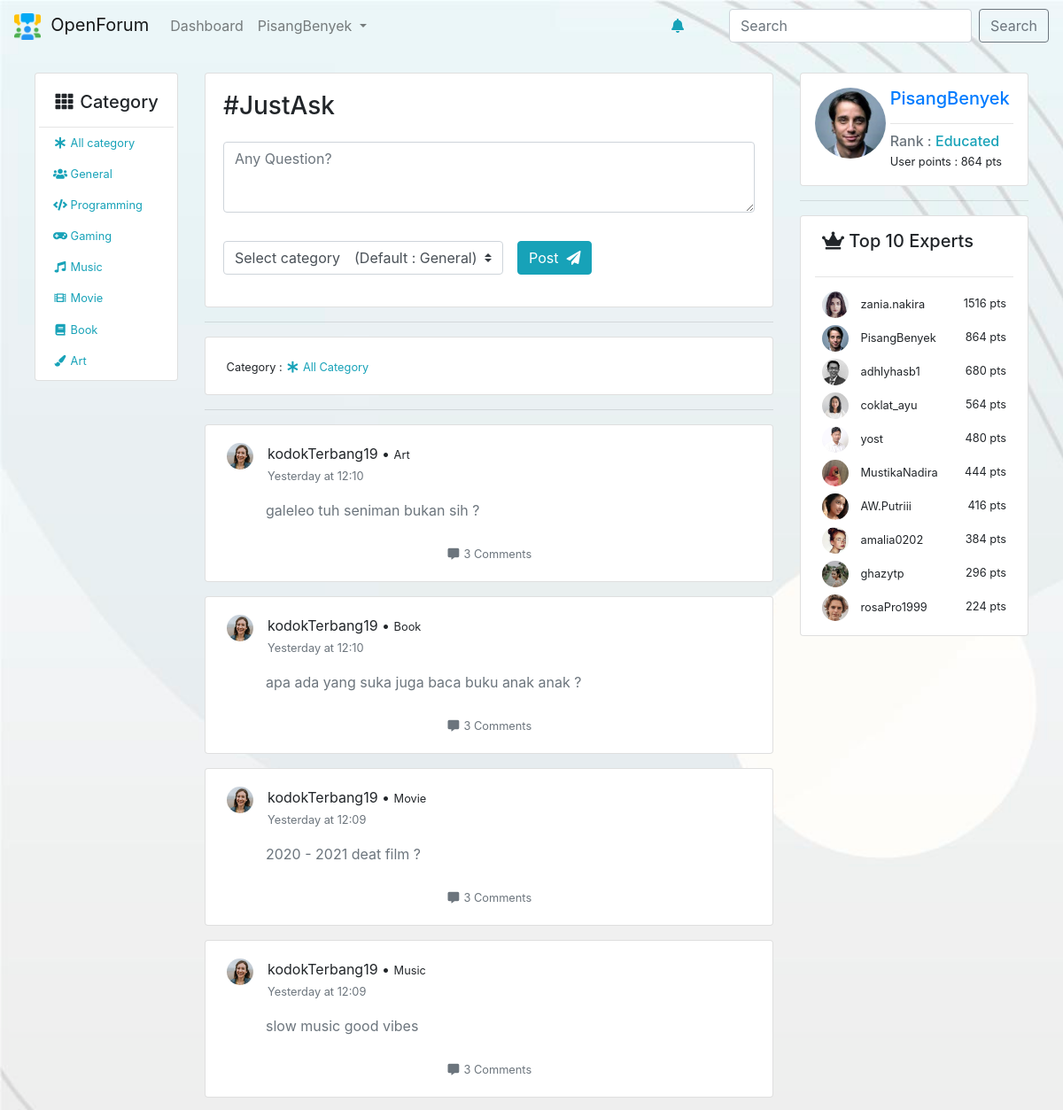
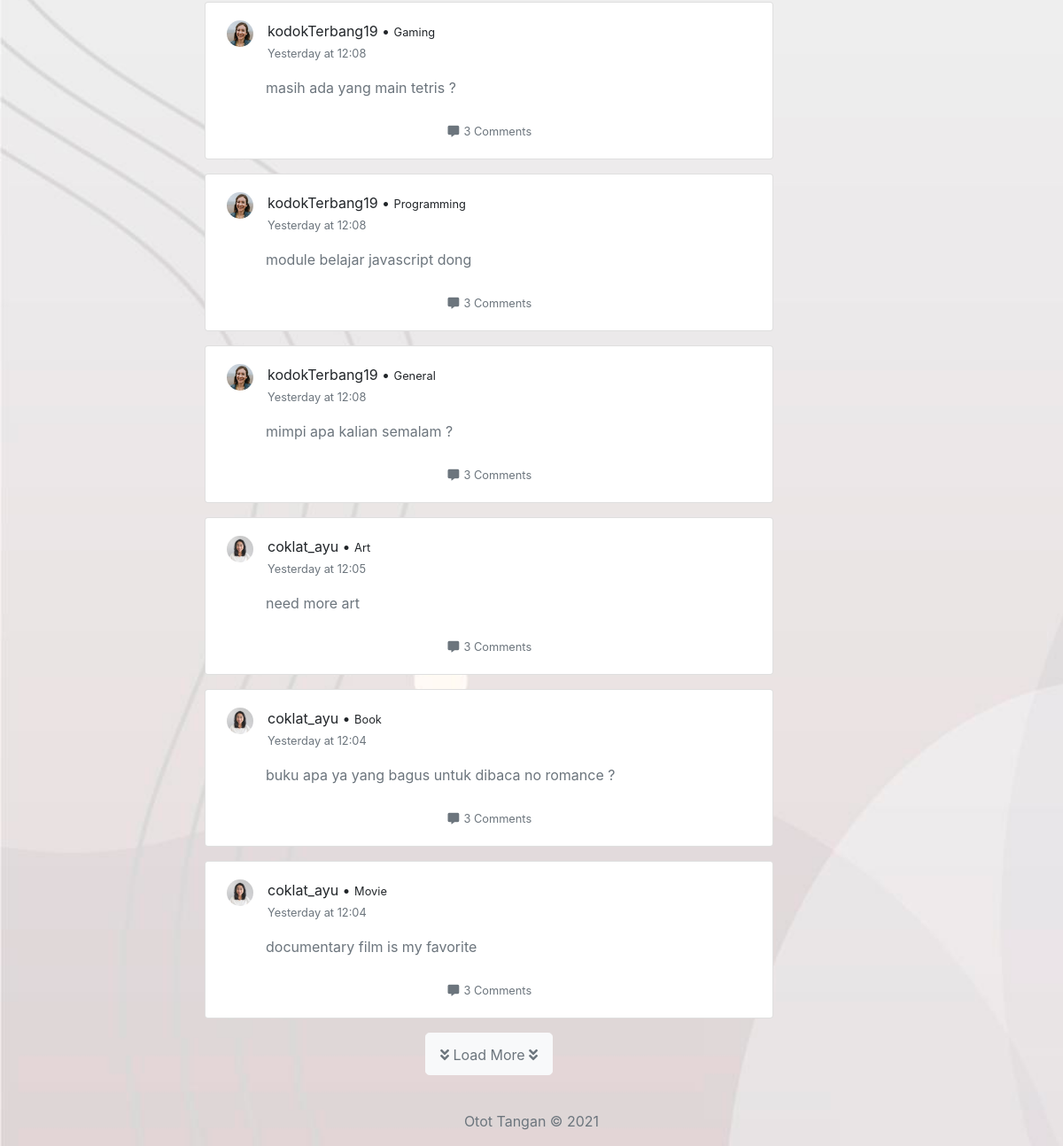
The app's page /dashboard (signed in) with its own data (2 pictures, top to bottom).
### tables this page shows
CREATE TABLE `posts` (
  `id` int(11) NOT NULL,
  `owner` int(11) NOT NULL,
  `content` mediumtext NOT NULL,
  `category` varchar(25) NOT NULL DEFAULT 'General',
  `time_posted` datetime NOT NULL DEFAULT current_timestamp()
);

CREATE TABLE `users` (
  `id` int(11) NOT NULL,
  `fullname` varchar(100) NOT NULL,
  `username` varchar(100) NOT NULL,
  `email` varchar(100) NOT NULL,
  `password` varchar(255) NOT NULL,
  `photo` varchar(100) NOT NULL DEFAULT 'user.png',
  `register_date` date NOT NULL DEFAULT current_timestamp(),
  `rank` enum('Newbie','Helper','Ambitious','Educated','Expert','Professional','Genius') NOT NULL DEFAULT 'Newbie',
  `points` int(11) NOT NULL DEFAULT 0
);

### app/core/Controller.php (called while the page is built, shortened)
<?php
class Controller{
	public function view($view, $data = [])
	{
		require_once '../app/views/' . $view . '.php' ;
	}
	public function model($model)
	{
		return new $model;
	}
}

### app/controllers/Dashboard.php (called while the page is built, shortened)
<?php
class Dashboard extends Controller {
	public function index($category = 'All',$rows = 10)
	{
		$data['rows']=$rows;
		$data['user'] = $this->model('User_model')->getUserData($_SESSION['UserLoggedIn']);
		$data['top10'] = $this->model('User_model')->getTop();
		$data['count'] = count($data['top10']);
		if ($category == 'All') {
			$data['categoryshow']="All Category";
		}else{
			$data['categoryshow']=$category;
		}
		if ($category == 'All') {
			$data['category']="All";
		}else{
			$data['category']=$category;
		}
		$categoryLogo = $this->model('Post_model')->getCategoryLogo($category);
		$data['logo'] = $categoryLogo;
		if ($category == 'All') {
			$data['post'] = $this->model('Post_model')->getAllPost($data['rows']);
			$postCount = $this->model('Post_model')->countAllPost($data['rows']);
			for ($i=0; $i < $postCount ; $i++) {
				$userData = $this->model('User_model')->getUserById($data['post'][$i]['owner']);
				$timeConvert = $this->model('Post_model')->convertTime($data['post'][$i]['time_posted']);
				$data['post'][$i]['date'] = $timeConvert['date'];
				$data['post'][$i]['hour'] = $timeConvert['hour'];
				$data['post'][$i]['ppowner'] = $userData[0]['photo'];
				$data['post'][$i]['ownername'] = $userData[0]['username'];
			}
		}
		$data['title'] = "Dashboard";
		$this->view('dashboard/index',$data);
		$this->view('template/right-panel',$data);
	}
}

### app/core/App.php (called while the page is built, shortened)
<?php
class App{
	protected $method = 'index';
	protected $params = [];
	public function __construct()
	{
		$this->controller = new $this->controller;
		call_user_func_array([$this->controller, $this->method], $this->params);
	}
}

### public/index.php (called while the page is built, shortened)
<?php
$app = new App;

### app/core/Database.php (called while the page is built, shortened)
<?php
class Database {
    private $host = DB_HOST;
    private $user = DB_USER;
    private $pass = DB_PASS;
    private $db_name = DB_NAME;
    private $dbh;
    private $stmt;
    public function __construct()
    {
        $dsn = 'mysql:host=' . $this->host . ';dbname=' . $this->db_name;
        $option = [
            PDO::ATTR_PERSISTENT => true,
            PDO::ATTR_ERRMODE => PDO::ERRMODE_EXCEPTION
        ];
        try {
            $this->dbh = new PDO($dsn, $this->user, $this->pass, $option);
        } catch(PDOException $e) {
            die($e->getMessage());
        }
    }
    public function query($query)
    {
        $this->stmt = $this->dbh->prepare($query);
    }
    public function bind($param, $value, $type = null)
    {
        if( is_null($type) ) {
            switch( true ) {
                default :
                    $type = PDO::PARAM_STR;
            }
        }
        $this->stmt->bindValue($param, $value, $type);
    }
    public function execute()
    {
        $this->stmt->execute();
    }
    public function resultSet()
    {
        $this->execute();
        return $this->stmt->fetchAll(PDO::FETCH_ASSOC);
    }
}

### app/models/Post_model.php (called while the page is built, shortened)
<?php
class Post_model
{
	public function __construct()
	{
        $this->db = new Database;
	}
	public function getCategoryLogo($data)
	{
		switch ($data) {
			case 'All':
				return 'fas fa-asterisk';
				break;
		}
	}
	public function getAllPost($rows)
	{
		$this->db->query('SELECT * FROM posts ORDER BY id DESC LIMIT '.$rows);
		$this->db->execute();
		$result = $this->db->resultSet();
		return $result;
	}
	public function countAllPost($rows)
	{
		$this->db->query('SELECT * FROM posts LIMIT '.$rows);
		$this->db->execute();
		$total  = $this->db->rowCount();
		return $total;
	}
	public function convertTime($datetime)
	{
			$chattime = $datetime;
            $stringtime = strtotime($chattime);
            $hour = date('H:i', $stringtime);
            $today = new DateTime();
            $today->setTime( 0, 0, 0 );
            $match_date = DateTime::createFromFormat( "Y-m-d H:i:s", $chattime );
            $match_date->setTime( 0, 0, 0 );
            $diff = $today->diff( $match_date );
            $diffDays = (integer)$diff->format( "%R%a" );
            switch( $diffDays ) {
                case -1:
                    $theDate =  "Yesterday";
                    break;
            }
            $time['date']=$theDate;
            $time['hour']=$hour;
            return $time;
	}
}

### app/models/User_model.php (called while the page is built, shortened)
<?php
class User_model {
    private $db;
    public function __construct()
    {
        $this->db = new Database;
    }
    public function getUserData($data)
    {
        $username = $_SESSION['UserLoggedIn'];
        $this->db->query('SELECT * FROM users WHERE username=:username');
        $this->db->bind('username',$username);
        return $this->db->single();
    }
    public function getTop()
    {
        $this->db->query('SELECT * FROM users ORDER BY points DESC LIMIT 10 ');
        return $this->db->resultSet();
    }
    public function getUserById($id)
    {
        $this->db->query('SELECT * FROM users WHERE id=:id');
        $this->db->bind('id',$id);
        return $this->db->resultSet();
    }
}

### app/views/template/right-panel.php (the view)
	<div class="col-md-3">
		<div class="card p-3">
			<div class="row">
				<div class="col-md-4">
					<img class="rounded-circle" src="<?= ROOTURL ?>/public/assets/img/profile-img/<?=$data['user']['photo']?>" width="80px" height="80px">
				</div>
				<div class="col-md-8">
					<h5 class="text-primary"><?= $_SESSION['UserLoggedIn']?></h5><hr>
					<h6 class="card-subtitle text-muted">Rank : <span class="text-info"><?=$data['user']['rank']?></span></h6>
					<small>User points : <?=$data['user']['points']?> pts</small>
				</div>
			</div>
		</div>
		<hr>
		<div class="card px-3 py-2">
			<h5 class="card-title mx-2 mt-2"><i class="fas fa-crown"></i>&nbsp;Top 10 Experts </h5>
			<hr>
			<?php for ($i=0; $i < $data['count'] ; $i++) { ?>
				<div class="d-flex justify-content-between mx-2 mb-2">
					<div>
						<img class="rounded-circle" src="<?= ROOTURL ?>/public/assets/img/profile-img/<?=$data['top10'][$i]['photo']?>" width="30px" height="30px">
						&nbsp; <small><?=$data['top10'][$i]['username']?></small>
					</div>
					<div>
						<small><?=$data['top10'][$i]['points']?> pts</small>
					</div>
				</div>
			<?php } ?>
		</div>
	</div>
</div>

### app/views/dashboard/index.php (shortened to what this page needs)
<div class="col-md-7">
	<div class="card">
		<div class="card-body">
			<form action="<?=ROOTURL ?>/dashboard/submitPost" method="post">
				<div class="form-group">
				    <h3 for="FormControlTextarea1" class="mb-4">#JustAsk</h3>
				    <textarea required="" name="postfield" id="post-field" class="form-control" id="FormControlTextarea1" rows="3" placeholder="Any Question?"></textarea>
				</div>
				<div class="row mx-auto">
					<div class="form-group mt-3 mr-3">
						<select class="custom-select" name="category">
						  <option value="General">Select category&emsp;(Default : General)</option>
						</select>
					</div>
					<div class="form-group mt-3">
						<button type="submit" name="post" class="btn btn-info">
							Post &nbsp;<i class="fas fa-paper-plane"></i>
						</button>
					</div>
				</div>
			</form>
		</div>
	</div>
	<hr>
	<div class="card">
		<div class="card-body">
			<small>&nbsp;Category : <span class="text-info"><i class="<?= $data['logo'] ?> fa-fw"></i> <?= $data['categoryshow'] ?></span></small>
		</div>
	</div>
	<hr>
	<?php foreach ($data['post'] as $post): ?>
	<div class="card mb-3">
		<div class="card-body">
			<div>
				<div class="row mx-1">
					<img src="<?=ROOTURL ?>/public/assets/img/profile-img/<?=$post['ppowner'] ?>" height="30px" width="30px" class="rounded-circle">&emsp;
					<div>
						<span class="mb-0 pb-0"><?=$post['ownername'];?> &bull; <small><?= $post['category']  ?></small></span><br>
						<small class="text-muted mt-0"><?=$post['date'].' at '.$post['hour'] ?></small>
					</div>
				</div>
				<div class="mx-5 mt-3">
					<a href="<?=ROOTURL ?>/post/<?=$post['id'] ?>" class="card-text deco-none">
						<p class="text-muted"><?= $post['content']?></p>
					</a>
				</div>
				<div class="d-flex justify-content-center mt-4">
					<div class="text-center">
						<a href="<?=ROOTURL ?>/post" class="deco-none text-secondary">
							<small><i class="fas fa-comment-alt fa-fw"></i> 3 Comments</small>
						</a>
					</div>
				</div>
			</div>
		</div>
	</div>
	<?php endforeach ?>
		<div id="Load" class="d-flex justify-content-center mb-4">
			<a href="<?= ROOTURL.'/dashboard/index/'.$data['category']?>/<?php echo $data['rows'] += 5 ?>#Load" class="btn btn-light btn-lg">
				<small class="text-secondary">
				<i class="fas fa-angle-double-down"></i> Load More <i class="fas fa-angle-double-down"></i>
				</small>
			</a>
		</div>
</div>

### public/assets/css/global.css (style rules this page uses)
body { background-image: url('../img/wave.jpg'); background-repeat: none; background-attachment: fixed; background-size: cover; }
#post-field { min-height: 80px; height: 80px; max-height: 150px; }
a.deco-none { text-decoration: none; }

### records on screen
posts: ownername "kodokTerbang19", category "Art", date "Yesterday", hour "12:10", content "galeleo tuh seniman bukan sih ?"
posts: ownername "kodokTerbang19", category "Book", date "Yesterday", hour "12:10", content "apa ada yang suka juga baca buku anak anak ?"
posts: ownername "kodokTerbang19", category "Movie", date "Yesterday", hour "12:09", content "2020 - 2021 deat film ?"
posts: ownername "kodokTerbang19", category "Music", date "Yesterday", hour "12:09", content "slow music good vibes"
posts: ownername "kodokTerbang19", category "Gaming", date "Yesterday", hour "12:08", content "masih ada yang main tetris ?"
posts: ownername "kodokTerbang19", category "Programming", date "Yesterday", hour "12:08", content "module belajar javascript dong"
posts: ownername "kodokTerbang19", category "General", date "Yesterday", hour "12:08", content "mimpi apa kalian semalam ?"
posts: ownername "coklat_ayu", category "Art", date "Yesterday", hour "12:05", content "need more art"
posts: ownername "coklat_ayu", category "Book", date "Yesterday", hour "12:04", content "buku apa ya yang bagus untuk dibaca no romance ?"
posts: ownername "coklat_ayu", category "Movie", date "Yesterday", hour "12:04", content "documentary film is my favorite"
users: photo (picture), rank "Educated", points "864", username "PisangBenyek"
users: photo (picture), username "zania.nakira", points "1516"
users: photo (picture), username "adhlyhasb1", points "680"
users: photo (picture), username "coklat_ayu", points "564"
users: photo (picture), username "yost", points "480"
users: photo (picture), username "MustikaNadira", points "444"
users: photo (picture), username "AW.Putriii", points "416"
users: photo (picture), username "amalia0202", points "384"
users: photo (picture), username "ghazytp", points "296"
users: photo (picture), username "rosaPro1999", points "224"

### other values on screen
$_SESSION['UserLoggedIn'] "PisangBenyek"
$data['categoryshow'] "All Category"
